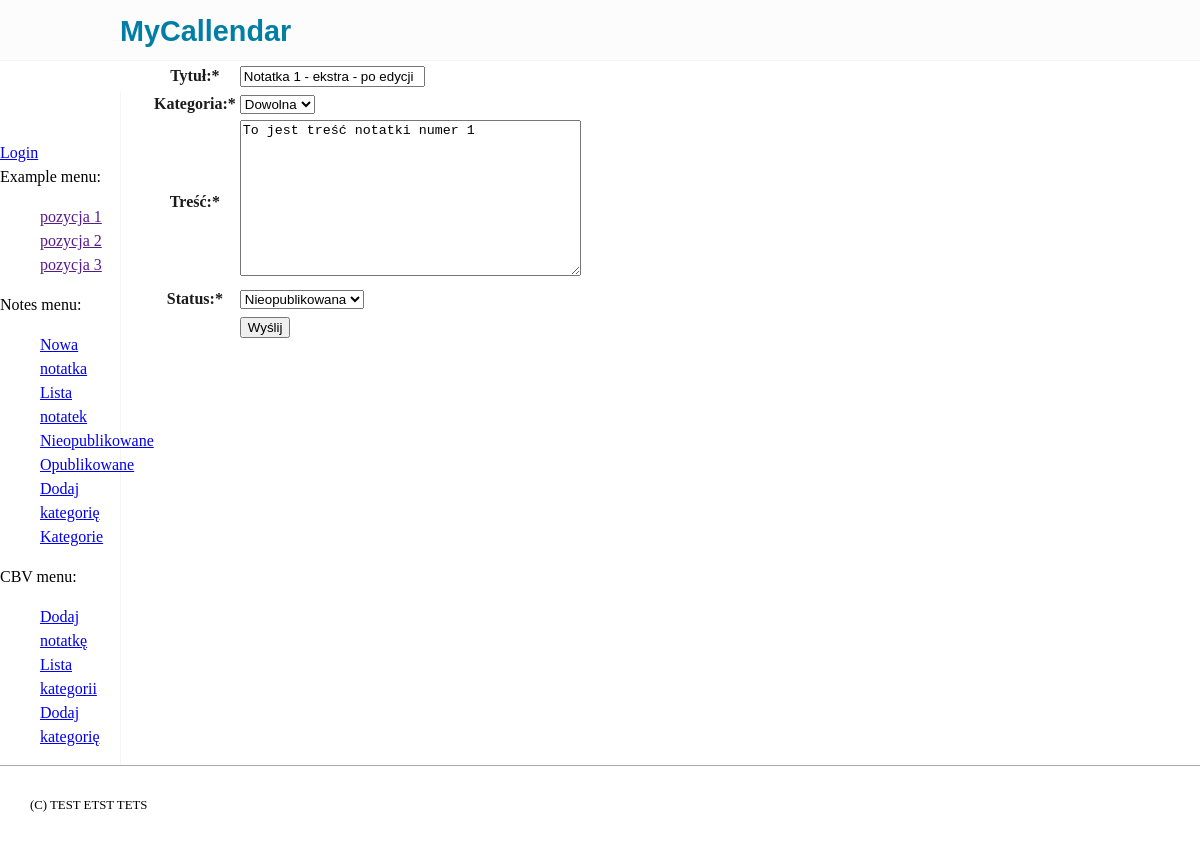
The app's page /notes/update/note/1/ with its own data.
### notes/models.py (models this page shows, shortened)
class Note(models.Model):
    STATUSES = (('a', 'Nieopublikowana'), ('b','Opublikowana'))
    title = models.CharField(max_length=30) #, validators=[is_letters,])
    category = models.ForeignKey('notes.Category', on_delete=models.PROTECT)
    creation_datetime = models.DateTimeField(auto_now_add=True)
    note = models.TextField()
    status = models.CharField(max_length=1, choices=STATUSES, default='a')
    profile = models.ForeignKey('notes.profile', on_delete=models.CASCADE) # editable=False)
    class Meta:
        verbose_name = "Notatka"
        verbose_name_plural = "Notatki"

### notes/views.py (the view)
# urls.py: path('update/note/<int:id>/', views.note_update, name='notes_note_update'),
def note_update(request, id):
    note = get_object_or_404(Note, id=id)
    if request.method == "POST":
        form = forms.NoteForm(request.POST)
        if form.is_valid():
            for field, value in form.cleaned_data.items():
                setattr(note, field, value)
            note.save()
            return redirect('notes_detail', id=note.id)
    else:
        form = forms.NoteForm(initial={'title': note.title, 'category': note.category,
                                       'note': note.note, 'status': note.status })
    return render(request, 'notes/form.html', {'form': form})

### notes/forms.py
class NoteForm(forms.Form):
    required_css_class = 'required'
    title = forms.CharField(max_length=30, label="Tytuł", widget=forms.TextInput(attrs={'placeholder': "Tytuł notatki"}))
    category = forms.ModelChoiceField(queryset=Category.objects.all(), label="Kategoria")
    note = forms.CharField(widget=forms.Textarea, label="Treść")
    status = forms.ChoiceField(choices=Note.STATUSES, label="Status")

### notes/models.py (called while the page is built)
    def __str__(self):
        return f"{self.name}"

### notes/templates/notes/form.html (shortened to what this page needs)
{% extends 'examples/base.html' %}
{% block main_content %}
<form action="" method="post" novalidate>
    <table>
        {{ form }}
        <tr><td>{% if cancel %} <a href="{{ cancel }}">Anuluj </a>{% endif %}</td><td><input type="submit" value="Wyślij"></td></tr>
    </table>
</form>
{% endblock %}

### examples/static/examples/css/style.css (style rules this page uses)
body { width:100%; border:0; margin:0; padding:0; font-size:16px; line-height:1.5; }
h1,h2,h3, { font-family: sans-serif; color: #1b1b1b; }
.required label:after { content: "*" }

### records on screen
Note: title "Notatka 1 - ekstra - po edycji", category "Dowolna", note "To jest treść notatki numer 1", status "Nieopublikowana"
